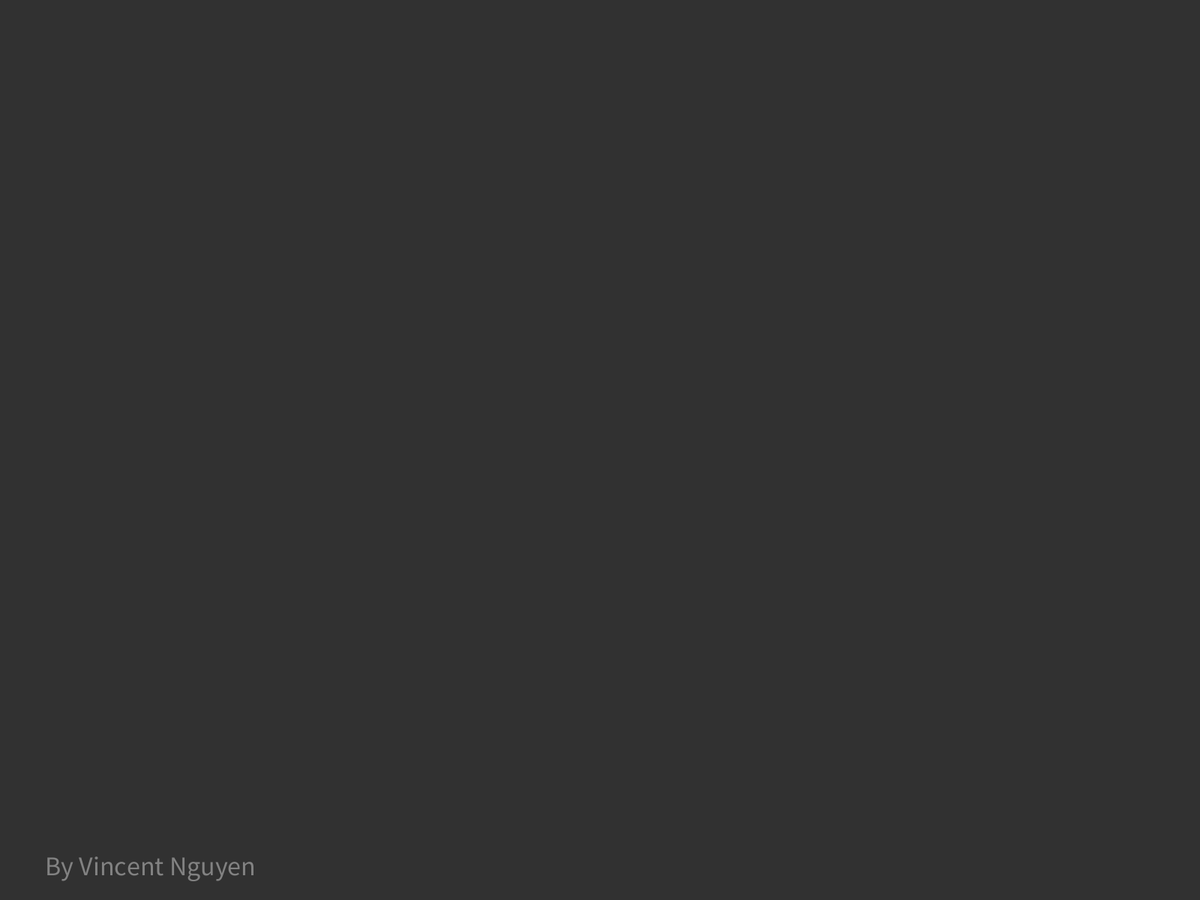
Frame 1 (no input)
Frame 60 (the mouse pressed at the canvas centre just before this capture): identical to frame 1, image omitted
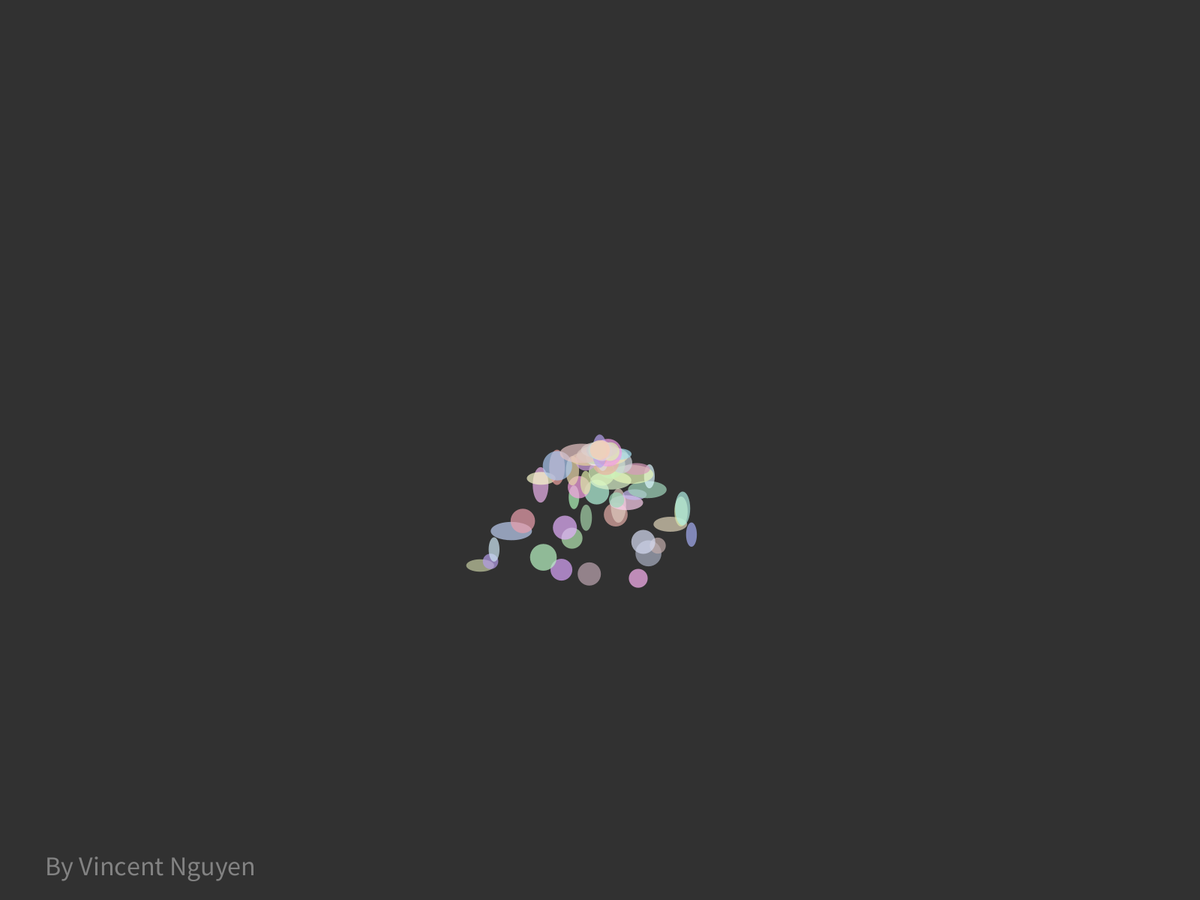
Frame 120 (the mouse held since frame 60 and released just before this capture)

The Processing sketch that drew these frames (run headless with seeded random() and noise(); from frame 60 on, the mouse is pressed at the canvas centre):

// Processing sketch: Ball_Object_Array
// ── Ball_Object_Array.pde
/*

 Assignment 05: you've been spooked by mr doot, send this to 5 other skoots or else mr doot will come and goot u
 
 */

ArrayList<Ball> balls = new ArrayList();
color c = #313131;
int state = 0;

void setup() {
  fullScreen();
  rectMode(CENTER);
  textAlign(CENTER,CENTER);
  smooth(8);
  cursor(CROSS);
}

void draw() {
  
  //Background Colour Change
  switch(state) {
    case 0: c = color(#313131); break;
    case 1: c = color(#EA5A55); break;
    case 2: c = color(#EA9155); break;
    case 3: c = color(#EABB55); break;
    case 4: c = color(#CCEA55); break;
    case 5: c = color(#55EA60); break;
    case 6: c = color(#55EAC6); break;
    case 7: c = color(#55B0EA); break;
    case 8: c = color(#557EEA); break;
    case 9: c = color(#5E55EA); break;
    case 10: c = color(#8E55EA); break;
    case 11: c = color(#EA55AF); break;
    case 12: c = color(#EDEDED); break;
    default: c = color(#313131); break;
  }
  
  //Draw background
  background(c);
  
  //Draw Text
  textSize(36);
  fill(#FFFFFF,100);
  text("By Vincent Nguyen", width/8, height - 46);
  
  for (Ball b : balls) {
    b.display();
    b.move();
    b.collision();
  }
  
  if (mousePressed) {
    balls.add(new Ball(mouseX, mouseY));
  }
}

void keyPressed() {
  if (key == ' ') {
    if (state >= 13) {
      state = 0;
    }
    state++;
  }
}


class Ball {

  PVector p, v, a;
  float d;
  color c;
  int r;

  Ball(float tempX, float tempY) {
    p = new PVector(tempX, tempY);
    v = new PVector(random(-3,3), 0);
    a = new PVector(0, 0.1);
    d = random(20,40);
    c = color(random(155,256),random(155,256),random(155,256));
    r = int(random(4));
  }

  void display() {
    
    noStroke();
    fill(c,180);
    
    if (r <= 1 && r >= 0) {
      ellipse(p.x,p.y,d,d);
    } else if (r <= 2 && r >= 1) {
      ellipse(p.x,p.y,d/1.5,d*1.5);
    } else {
      ellipse(p.x,p.y,d*1.5,d/1.5);
    }
    
  }

  void move() {
    v = v.add(a);
    p = p.add(v);
  }

  void collision() {
    if ((p.x - d/2) <= 0 || (p.x + d/2) >= width) {
      v.x *= -1;
    } else if ((p.y + d/2) >= height || (p.y - d/2) <= 0) {
      v.y *= -1;
      p.y = (height - d/2);
    }
  }
}
